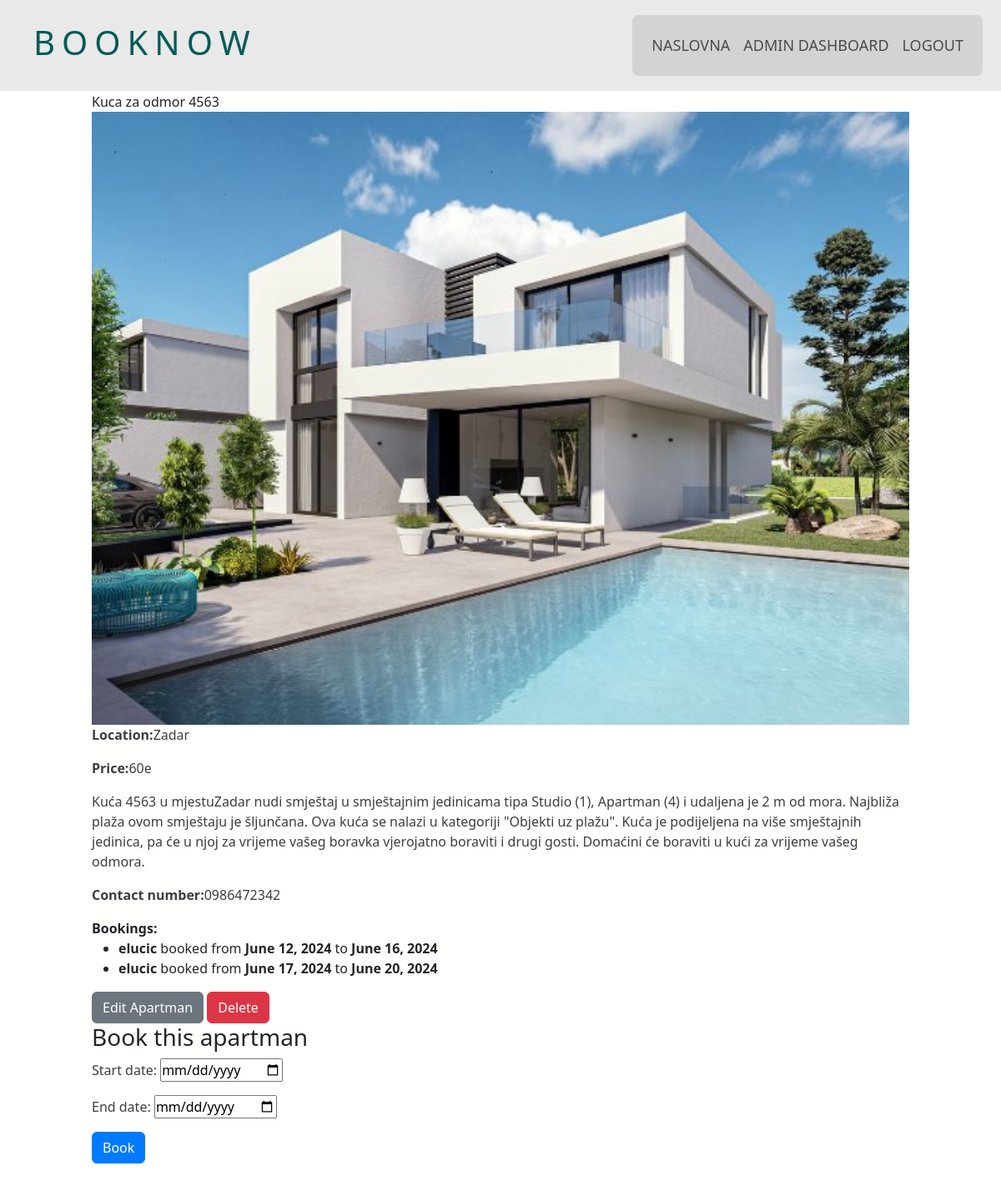
The page /app/apartman/25/ (signed in) on the database its author committed.
### app/models.py (models this page shows, shortened)
class Apartman(models.Model):
    title = models.CharField(max_length=200)
    description = models.TextField()
    location=models.TextField(default="no location")
    price = models.CharField(max_length=15, null=True, blank=True)
    user = models.ForeignKey(User, on_delete=models.CASCADE)
    contact_number = models.CharField(max_length=15, null=True, blank=True)
    apartman_image = models.ImageField(upload_to='apartman_img/', null=True, blank=True)

class Booking(models.Model):
    user = models.ForeignKey(User, on_delete=models.CASCADE)
    apartman = models.ForeignKey(Apartman, on_delete=models.CASCADE)
    start_date = models.DateField()
    end_date = models.DateField()

### app/views.py (the view)
# urls.py: path('apartman/<int:apartman_id>/', views.apartman_detail, name='apartman_detail'),
def apartman_detail(request, apartman_id):
    apartman = get_object_or_404(Apartman, id=apartman_id)
    bookings = Booking.objects.filter(apartman=apartman)
    return render(request, 'app/apartman_detail.html', {'apartman': apartman, 'bookings': bookings, 'form': BookingForm(initial={'apartman': apartman})})

### app/forms.py
class BookingForm(forms.ModelForm):
   class Meta:
        model = Booking
        fields = ['apartman', 'start_date', 'end_date']
        widgets = {
            'start_date': forms.DateInput(attrs={'type': 'date'}),
            'end_date': forms.DateInput(attrs={'type': 'date'}),
            'apartman': forms.HiddenInput()
        }

### app/templates/app/apartman_detail.html (shortened to what this page needs)
{% extends "app/base.html" %}
{% load static %}
{% block content %}
        <div class="card-detail" style="padding: 110px;">
            <div class="card-title-detail">{{ apartman.title }}</div>
            <div class="card-body-detail">
                {% if apartman.apartman_image %}
                <img id="apartmanImage" src="{{ apartman.apartman_image.url }}" class="card-img-top img-fluid" alt="Image" style="cursor: pointer;">
                {% endif %}
                <div class="content-apartman">
                    <p class="card-text"><b>Location:</b>{{ apartman.location }}</p>
                    <p class="card-text"><b>Price:</b>{{ apartman.price }}</p>
                    <p class="card-text2">{{ apartman.description }}</p>
                    <p class="card-text"><b>Contact number:</b>{{ apartman.contact_number }}</p>
                    {% if request.user.is_superuser %}
                        <div class="booking-details">
                            <b>Bookings:</b>
                            <ul>
                                {% for booking in bookings %}
                                <li>
                                    <strong>{{ booking.user.username }}</strong> booked from
                                    <strong>{{ booking.start_date }}</strong> to
                                    <strong>{{ booking.end_date }}</strong>
                                </li>
                                {% endfor %}
                            </ul>
                        </div>
                    {% endif %}
                    {% if user.is_superuser %}
                    <div class="edit-button">
                        <a href="{% url 'app:edit_apartman' apartman.id %}" class="btn btn-secondary">Edit Apartman</a>
                        <form method="post" action="{% url 'app:delete_apartman' apartman.id %}" style="display: inline;">
                            <button type="submit" class="btn btn-danger">Delete</button>
                        </form>
                    </div>
                    {% endif %}
                </div>
            </div>
                <div class="calendar">
                    <div class="booking">
                        <h3>Book this apartman</h3>
                        <form id="booking-form" method="post" action="{% url 'app:add_booking' %}">
                            {{ form.as_p }}
                            <button type="submit" class="btn btn-primary">Book</button>
                        </form>
                    </div>
                </div>
</div>
{% endblock %}

### static/app/css/app.css (style rules this page uses)
* { padding: 0; margin: 0; }
body { background-color: #fffffe; }
p { color: #3C3D42; }
.btn-primary { background-color: #007bff; border-color: #007bff; }
.btn-secondary { background-color: #6c757d; border-color: #6c757d; }

### rows shown on the page
Apartman: title "Kuca za odmor 4563", apartman_image (picture), location "Zadar", price "60e", description "Kuća 4563 u mjestuZadar nudi smještaj u smještajnim jedinicama tipa Studio (1), Apartman (4) i udaljena je 2 m od mora. Najbliža plaža ovom smještaju je šljunčana. Ova kuća se nalazi u kategoriji \"Objekti uz plažu\". Kuća je podijeljena na više smještajnih jedinica, pa će u njoj za vrijeme vašeg boravka vjerojatno boraviti i drugi gosti. Domaćini će boraviti u kući za vrijeme vašeg odmora.", contact_number "0986472342"
Booking: user.username "elucic", start_date "June 12, 2024", end_date "June 16, 2024"
Booking: user.username "elucic", start_date "June 17, 2024", end_date "June 20, 2024"
